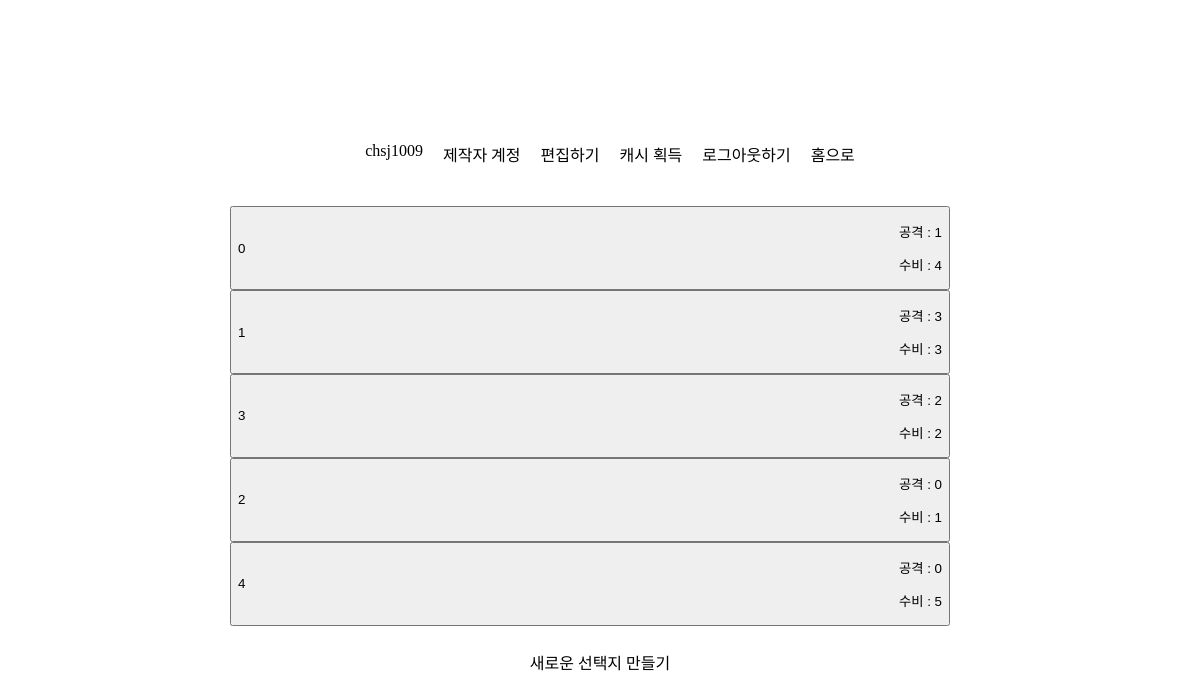
Page /list/ (signed in) on the earlier database version.
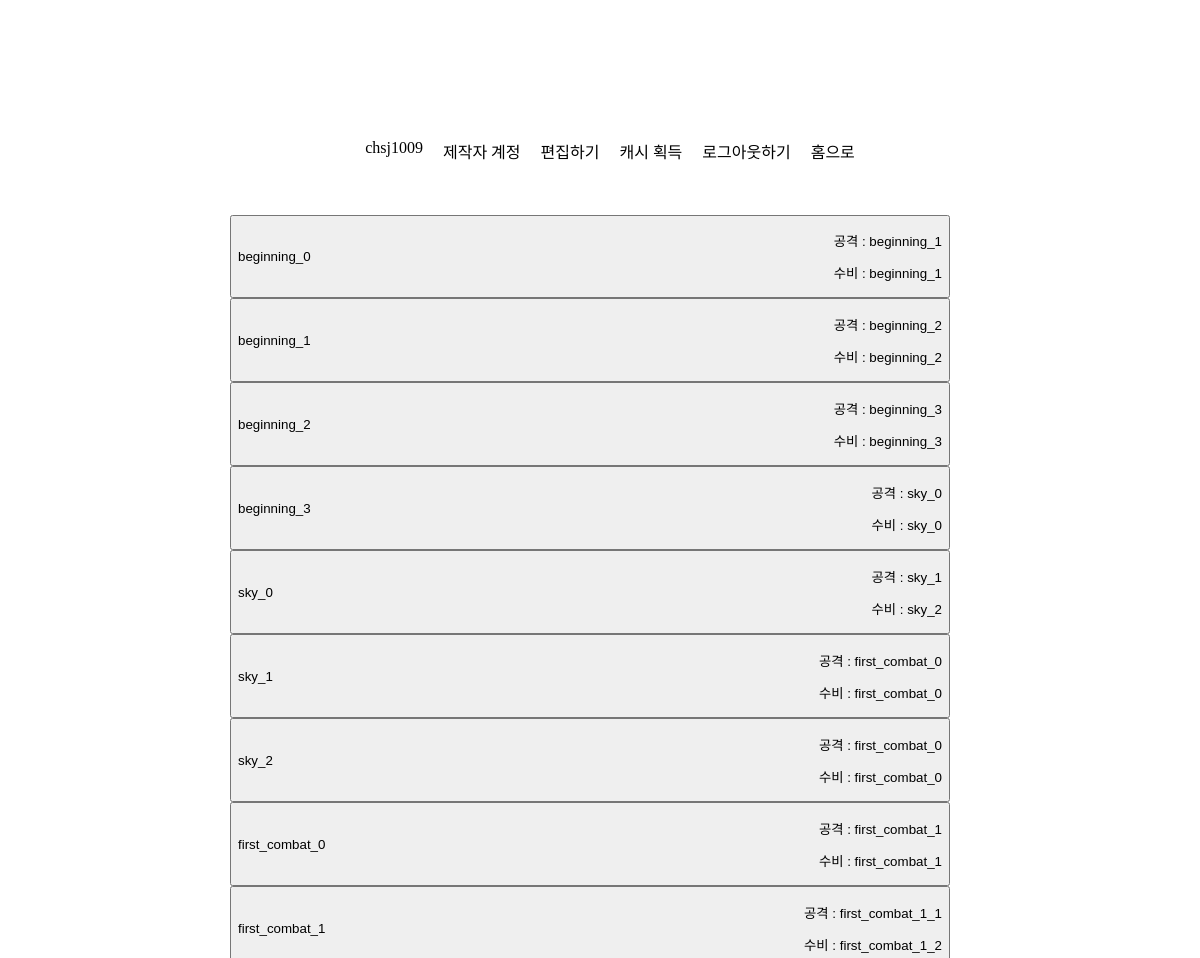
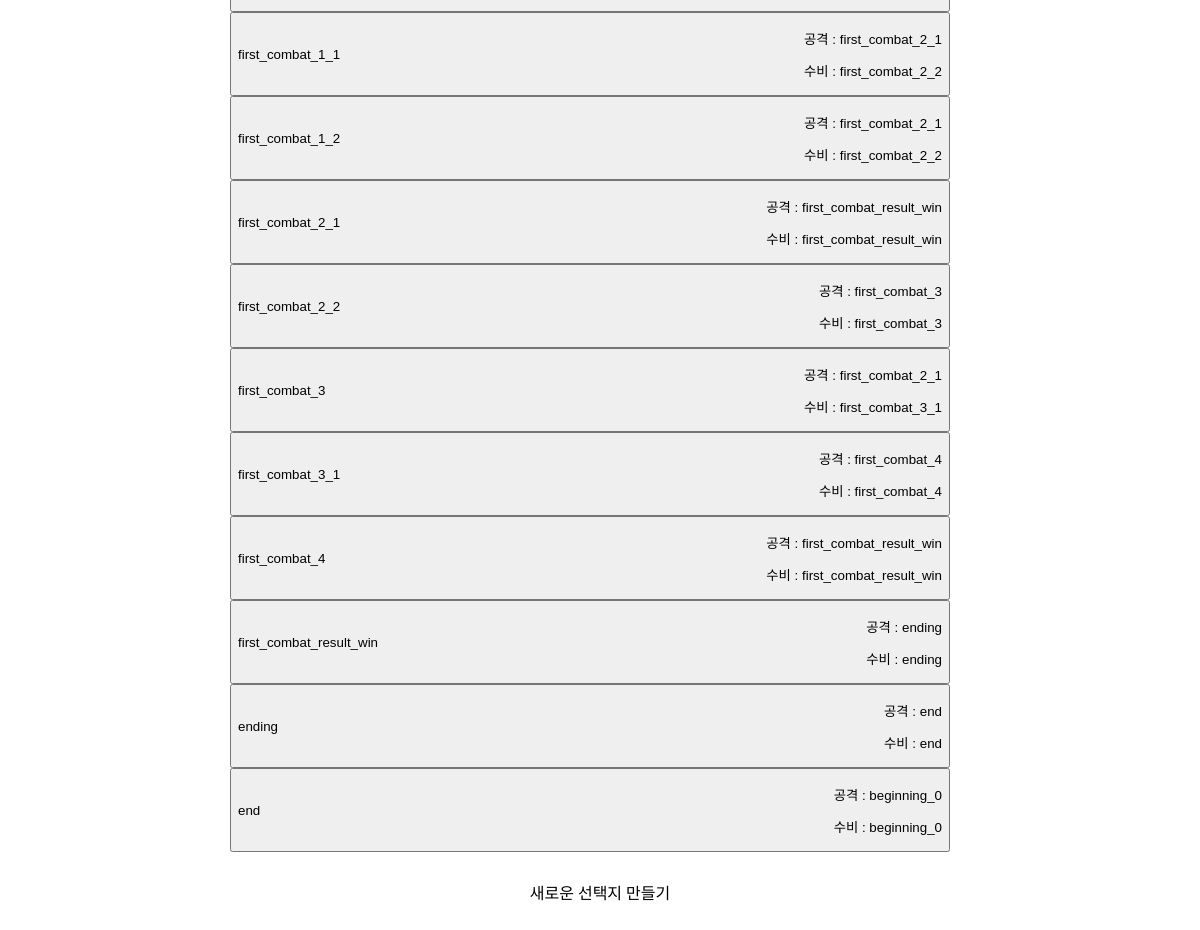
Same page on the later database version (2 pictures, top to bottom).
### game/models.py (models this page shows, shortened)
class Storyboard(models.Model):
    storyboard_name = models.CharField(verbose_name='STORYBOARD_NAME', max_length=100, default="")
    content = models.TextField()
    choice_attack = models.CharField(max_length=100, default='')
    choice_defence = models.CharField(max_length=100, default='')
    brave = models.IntegerField(default=0)
    wisdom = models.IntegerField(default=0)
    damage = models.IntegerField(default=0)

### game/views.py (the view)
# urls.py: path("list/", views.list, name='list'),
@login_required(login_url='/login')
def list(request):
    storyboards = Storyboard.objects.all()
    return render(request, 'game/list.html', {'storyboards' : storyboards})

### game/templates/game/list.html
{% extends 'game/base.html' %} {% block css %} {% load static %}
<link rel="stylesheet" type="text/css" href="{% static 'game/list.css' %}">
{% endblock css %}
{% block content %}
<ul class="bodyContainer">
    {% for storyboard in storyboards %}
        <li class="storyboardInfo">
            <button class="storyboardInfoContainer" onclick="location.href='/edit/{{storyboard.storyboard_name}}'">
                <div class="link">
                    <a>{{ storyboard.storyboard_name }}</a>
                </div>
                <div class="choiceContainer">
                    <div class="choice">
                        <p>공격 : {{ storyboard.choice_attack }}</p>
                    </div>
                    <div class="choice">
                        <p>수비 : {{ storyboard.choice_defence }}</p>
                    </div>
                </div>
            </button>
        </li>
    {% endfor %}
</ul>
<div class="new">
    <a href="{% url 'game:new' %}">새로운 선택지 만들기</a>
</div>
{% endblock content %}

Differences in the rows shown:
removed Storyboard: storyboard_name "1", choice_attack "3", choice_defence "3"
removed Storyboard: storyboard_name "3", choice_attack "2", choice_defence "2"
removed Storyboard: storyboard_name "2", choice_attack "0", choice_defence "1"
removed Storyboard: storyboard_name "4", choice_attack "0", choice_defence "5"
changed Storyboard (number 1 of 19 on the later page): storyboard_name "0" → "beginning_0"; choice_attack "1" → "beginning_1"; choice_defence "4" → "beginning_1"
added Storyboard: storyboard_name "beginning_1", choice_attack "beginning_2", choice_defence "beginning_2"
added Storyboard: storyboard_name "beginning_2", choice_attack "beginning_3", choice_defence "beginning_3"
added Storyboard: storyboard_name "beginning_3", choice_attack "sky_0", choice_defence "sky_0"
added Storyboard: storyboard_name "sky_0", choice_attack "sky_1", choice_defence "sky_2"
added Storyboard: storyboard_name "sky_1", choice_attack "first_combat_0", choice_defence "first_combat_0"
added Storyboard: storyboard_name "sky_2", choice_attack "first_combat_0", choice_defence "first_combat_0"
added Storyboard: storyboard_name "first_combat_0", choice_attack "first_combat_1", choice_defence "first_combat_1"
added Storyboard: storyboard_name "first_combat_1", choice_attack "first_combat_1_1", choice_defence "first_combat_1_2"
added Storyboard: storyboard_name "first_combat_1_1", choice_attack "first_combat_2_1", choice_defence "first_combat_2_2"
added Storyboard: storyboard_name "first_combat_1_2", choice_attack "first_combat_2_1", choice_defence "first_combat_2_2"
added Storyboard: storyboard_name "first_combat_2_1", choice_attack "first_combat_result_win", choice_defence "first_combat_result_win"
added Storyboard: storyboard_name "first_combat_2_2", choice_attack "first_combat_3", choice_defence "first_combat_3"
added Storyboard: storyboard_name "first_combat_3", choice_attack "first_combat_2_1", choice_defence "first_combat_3_1"
added Storyboard: storyboard_name "first_combat_3_1", choice_attack "first_combat_4", choice_defence "first_combat_4"
added Storyboard: storyboard_name "first_combat_4", choice_attack "first_combat_result_win", choice_defence "first_combat_result_win"
added Storyboard: storyboard_name "first_combat_result_win", choice_attack "ending", choice_defence "ending"
added Storyboard: storyboard_name "ending", choice_attack "end", choice_defence "end"
added Storyboard: storyboard_name "end", choice_attack "beginning_0", choice_defence "beginning_0"
